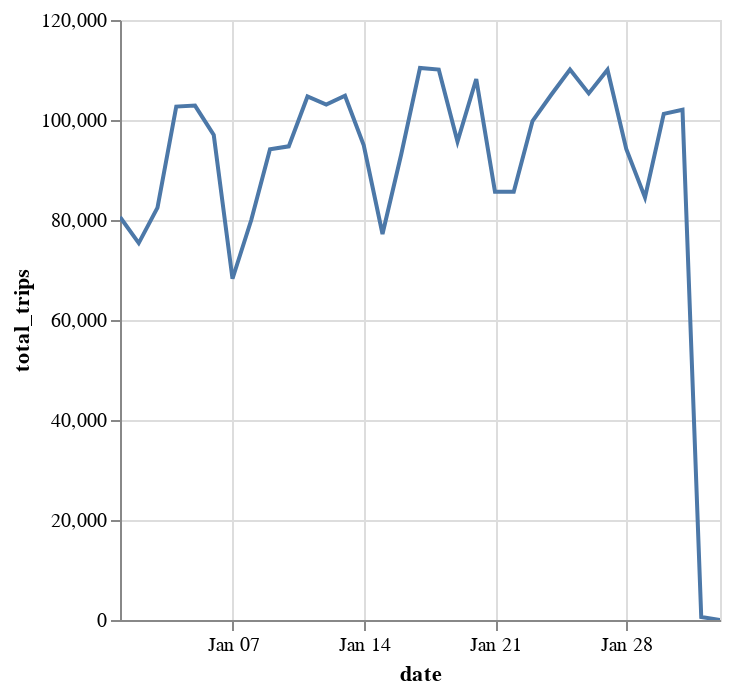

Notebook cell for this chart:
### Code cell
# 5
(
    df.filter(pl.col("tpep_dropoff_datetime").dt.year() == 2024)
    .select(pl.col("tpep_dropoff_datetime").dt.date().alias("date"))
    .group_by(pl.col("date"))
    .agg(pl.count().alias("total_trips"))
).plot.line(x="date", y="total_trips")

### Figure 1 — Vega-Lite specification as saved in the notebook (floating-point values rounded to 4 significant figures)
{"config": {"view": {"continuousWidth": 300, "continuousHeight": 300}}, "data": {"name": "data-d94b73d62809b840823011475d4a0f94"}, "mark": {"type": "line", "tooltip": true}, "encoding": {"x": {"field": "date", "type": "temporal"}, "y": {"field": "total_trips", "type": "quantitative"}}, "params": [{"name": "param_2", "select": {"type": "interval", "encodings": ["x", "y"]}, "bind": "scales"}], "$schema": "https://vega.github.io/schema/vega-lite/v5.20.1.json", "datasets": {"data-d94b73d62809b840823011475d4a0f94": [{"date": "2024-01-05T00:00:00", "total_trips": 102877}, {"date": "2024-01-17T00:00:00", "total_trips": 110422}, {"date": "2024-01-10T00:00:00", "total_trips": 94732}, {"date": "2024-01-02T00:00:00", "total_trips": 75385}, {"date": "2024-01-30T00:00:00", "total_trips": 101225}, {"date": "2024-01-20T00:00:00", "total_trips": 108200}, {"date": "2024-01-23T00:00:00", "total_trips": 99783}, {"date": "2024-01-24T00:00:00", "total_trips": 105050}, {"date": "2024-01-16T00:00:00", "total_trips": 93142}, {"date": "2024-01-28T00:00:00", "total_trips": 94214}, {"date": "2024-01-27T00:00:00", "total_trips": 110047}, {"date": "2024-01-14T00:00:00", "total_trips": 94924}, {"date": "2024-01-07T00:00:00", "total_trips": 68248}, {"date": "2024-01-25T00:00:00", "total_trips": 110093}, {"date": "2024-01-04T00:00:00", "total_trips": 102691}, {"date": "2024-01-19T00:00:00", "total_trips": 95680}, {"date": "2024-01-12T00:00:00", "total_trips": 103087}, {"date": "2024-01-11T00:00:00", "total_trips": 104696}, {"date": "2024-01-08T00:00:00", "total_trips": 79991}, {"date": "2024-01-03T00:00:00", "total_trips": 82471}, {"date": "2024-01-06T00:00:00", "total_trips": 97014}, {"date": "2024-01-13T00:00:00", "total_trips": 104849}, {"date": "2024-02-02T00:00:00", "total_trips": 1}, {"date": "2024-01-31T00:00:00", "total_trips": 102037}, {"date": "2024-01-18T00:00:00", "total_trips": 110089}, {"date": "2024-01-15T00:00:00", "total_trips": 77199}, {"date": "2024-01-22T00:00:00", "total_trips": 85631}, {"date": "2024-01-26T00:00:00", "total_trips": 105322}, {"date": "2024-02-01T00:00:00", "total_trips": 602}, {"date": "2024-01-21T00:00:00", "total_trips": 85650}, {"date": "2024-01-29T00:00:00", "total_trips": 84511}, {"date": "2024-01-09T00:00:00", "total_trips": 94152}, {"date": "2024-01-01T00:00:00", "total_trips": 80601}]}}
